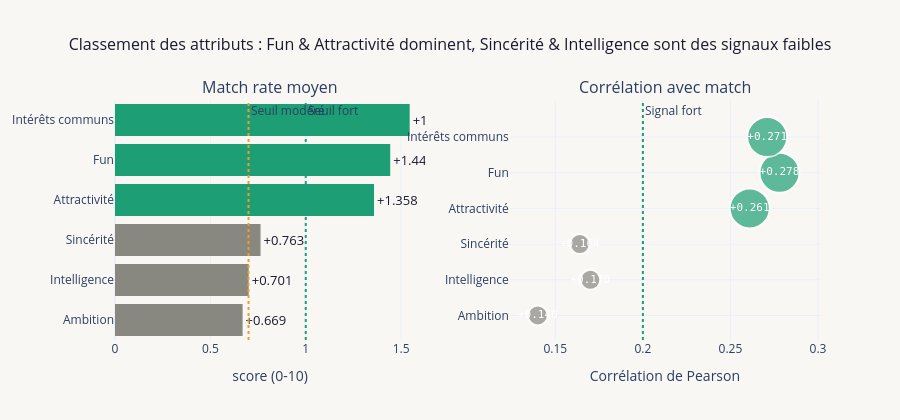

The cell this chart's notebook holds for it:
### Code cell
# =============================================================================
# PODIUM DES ATTRIBUTS
# =============================================================================
print("\n" + "─" * 65)
print("PODIUM DES ATTRIBUTS")
print("─" * 65)
 
# Tri par delta décroissant
sorted_pairs = sorted(zip(ATTR6_FR, ATTR6), key=lambda x: deltas[x[1]], reverse=True)
labels_sorted  = [fr for fr, _ in sorted_pairs]
deltas_sorted  = [deltas[col] for _, col in sorted_pairs]
corrs_sorted   = [corrs[col]  for _, col in sorted_pairs]
 
bar_colors = []
for d in deltas_sorted:
    if d >= 1.3:   bar_colors.append(C["match"])
    elif d >= 0.9: bar_colors.append(C["amber"])
    else:          bar_colors.append(C["neutral"])
 
fig_v2 = make_subplots(
    rows=1, cols=2,
    subplot_titles=[
        "Match rate moyen",
        "Corrélation avec match",
    ],
    horizontal_spacing=0.12,
)
 
# Delta bars
fig_v2.add_trace(go.Bar(
    y=labels_sorted[::-1],
    x=deltas_sorted[::-1],
    orientation="h",
    marker_color=bar_colors[::-1],
    marker_line_width=0,
    text=[f"+{d:.3f}" for d in deltas_sorted[::-1]],
    textposition="outside",
    textfont=dict(size=13, color=C["dark"]),
    showlegend=False,
), row=1, col=1)
fig_v2.add_vline(x=1.0, line_dash="dot", line_color=C["match"],
    annotation_text="Seuil fort", row=1, col=1)
fig_v2.add_vline(x=0.7, line_dash="dot", line_color=C["amber"],
    annotation_text="Seuil modéré", row=1, col=1)
 
# Corrélation dots
fig_v2.add_trace(go.Scatter(
    y=labels_sorted[::-1],
    x=corrs_sorted[::-1],
    mode="markers+text",
    marker=dict(
        color=bar_colors[::-1],
        size=[40 if d >= 1.3 else 28 if d >= 0.9 else 20
              for d in deltas_sorted[::-1]],
        symbol="circle",
        line=dict(width=2, color="white"),
    ),
    text=[f"{c:+.3f}" for c in corrs_sorted[::-1]],
    textposition="middle center",
    textfont=dict(size=11, color="white", family="monospace"),
    showlegend=False,
), row=1, col=2)

fig_v2.add_vline(x=0.2, line_dash="dot", line_color=C["match"],
    annotation_text="Signal fort", row=1, col=2)
 
fig_v2.update_layout(
    title={
        "text": "Classement des attributs : Fun & Attractivité dominent, "
                "Sincérité & Intelligence sont des signaux faibles",
        "font": {"size": 16, "color": C["dark"]},
        "x": 0.5, "xanchor": "center",
    },
    height=420, plot_bgcolor=C["light_bg"],
    paper_bgcolor=C["light_bg"],
)
fig_v2.update_xaxes(title_text="score (0-10)", row=1, col=1)
fig_v2.update_xaxes(title_text="Corrélation de Pearson", row=1, col=2)
fig_v2.show()

### Figure 1 — Plotly figure (JSON) as saved in the notebook; plotly's stock layout.template omitted (floating-point values rounded to 4 significant figures)
{"data": [{"marker": {"color": ["#888780", "#888780", "#888780", "#1D9E75", "#1D9E75", "#1D9E75"], "line": {"width": 0}}, "orientation": "h", "showlegend": false, "text": ["+0.669", "+0.701", "+0.763", "+1.358", "+1.443", "+1.545"], "textfont": {"color": "#1A1A2E", "size": 13}, "textposition": "outside", "type": "bar", "x": [0.669, 0.701, 0.763, 1.358, 1.443, 1.545], "xaxis": "x", "y": ["Ambition", "Intelligence", "Sincérité", "Attractivité", "Fun", "Intérêts communs"], "yaxis": "y"}, {"marker": {"color": ["#888780", "#888780", "#888780", "#1D9E75", "#1D9E75", "#1D9E75"], "line": {"color": "white", "width": 2}, "size": [20, 20, 20, 40, 40, 40], "symbol": "circle"}, "mode": "markers+text", "showlegend": false, "text": ["+0.140", "+0.170", "+0.164", "+0.261", "+0.278", "+0.271"], "textfont": {"color": "white", "family": "monospace", "size": 11}, "textposition": "middle center", "type": "scatter", "x": [0.14, 0.17, 0.164, 0.261, 0.278, 0.271], "xaxis": "x2", "y": ["Ambition", "Intelligence", "Sincérité", "Attractivité", "Fun", "Intérêts communs"], "yaxis": "y2"}], "layout": {"annotations": [{"font": {"size": 16}, "showarrow": false, "text": "Match rate moyen", "x": 0.22, "xanchor": "center", "xref": "paper", "y": 1, "yanchor": "bottom", "yref": "paper"}, {"font": {"size": 16}, "showarrow": false, "text": "Corrélation avec match", "x": 0.78, "xanchor": "center", "xref": "paper", "y": 1, "yanchor": "bottom", "yref": "paper"}, {"showarrow": false, "text": "Seuil fort", "x": 1, "xanchor": "left", "xref": "x", "y": 1, "yanchor": "top", "yref": "y domain"}, {"showarrow": false, "text": "Seuil modéré", "x": 0.7, "xanchor": "left", "xref": "x", "y": 1, "yanchor": "top", "yref": "y domain"}, {"showarrow": false, "text": "Signal fort", "x": 0.2, "xanchor": "left", "xref": "x2", "y": 1, "yanchor": "top", "yref": "y2 domain"}], "height": 420, "paper_bgcolor": "#F8F7F4", "plot_bgcolor": "#F8F7F4", "shapes": [{"line": {"color": "#1D9E75", "dash": "dot"}, "type": "line", "x0": 1, "x1": 1, "xref": "x", "y0": 0, "y1": 1, "yref": "y domain"}, {"line": {"color": "#EF9F27", "dash": "dot"}, "type": "line", "x0": 0.7, "x1": 0.7, "xref": "x", "y0": 0, "y1": 1, "yref": "y domain"}, {"line": {"color": "#1D9E75", "dash": "dot"}, "type": "line", "x0": 0.2, "x1": 0.2, "xref": "x2", "y0": 0, "y1": 1, "yref": "y2 domain"}], "title": {"font": {"color": "#1A1A2E", "size": 16}, "text": "Classement des attributs : Fun & Attractivité dominent, Sincérité & Intelligence sont des signaux faibles", "x": 0.5, "xanchor": "center"}, "xaxis": {"anchor": "y", "domain": [0, 0.44], "title": {"text": "score (0-10)"}}, "xaxis2": {"anchor": "y2", "domain": [0.56, 1], "title": {"text": "Corrélation de Pearson"}}, "yaxis": {"anchor": "x", "domain": [0, 1]}, "yaxis2": {"anchor": "x2", "domain": [0, 1]}}}
